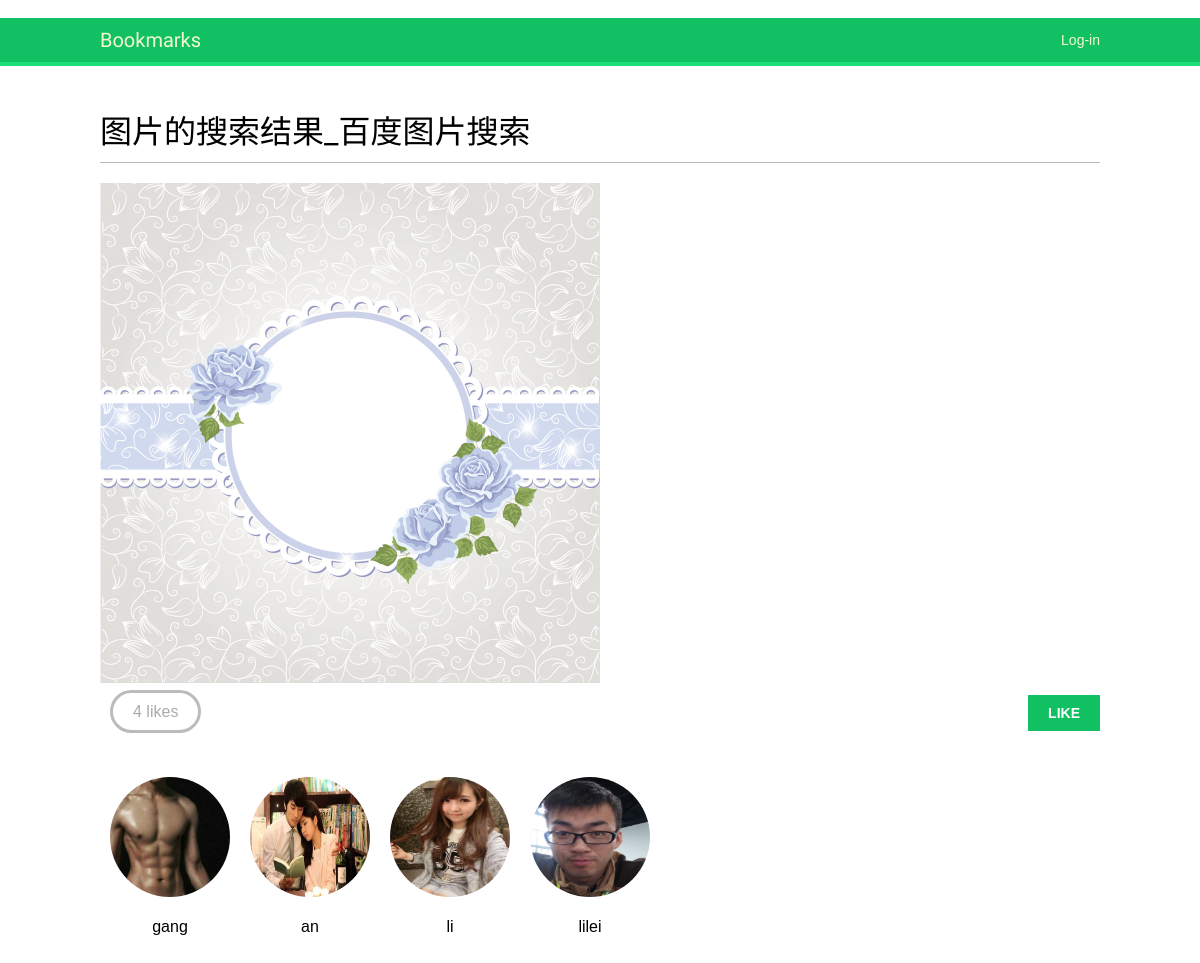
The page /images/detail/4/_/ on the database its author committed.
### images/models.py (models this page shows, shortened)
class Image(models.Model):
    user = models.ForeignKey(settings.AUTH_USER_MODEL,related_name='images_created')
    title = models.CharField(max_length=200)
    slug = models.SlugField(max_length=200,blank=True)
    url = models.URLField()
    image = models.ImageField(upload_to='images/%Y/%m/%d')
    description = models.TextField(blank=True)
    created = models.DateField(auto_now_add=True,db_index=True)
    user_like = models.ManyToManyField(settings.AUTH_USER_MODEL,
                                        related_name='images_liked',blank=True)

### account/models.py (models this page shows, shortened)
class Profile(models.Model):
    user = models.OneToOneField(settings.AUTH_USER_MODEL)
    date_of_birth = models.DateField(blank=True, null=True)
    photo = models.ImageField(upload_to='users/%Y/%m/%d', blank=True)

### images/views.py (the view)
# urls.py: url(r'^detail/(?P<id>\d+)/(?P<slug>[-\w]+)/$', views.image_detail, name='detail'),
def image_detail(request, id, slug):
    image = get_object_or_404(Image, id=id, slug=slug)
    return render(request, 'images/image/detail.html', {'section': 'images','image': image})

### images/templates/images/image/detail.html (shortened to what this page needs)
{% extends "base.html" %}
{% block content %}
    <h1>{{ image.title }}</h1>
    <a href="{{ image.image.url }}">
        <img src="{{ image.image.url }}"  height="500"/>
    </a>
    {% with total_likes=image.user_like.count users_like=image.user_like.all %}
    <div class="image-info">
        <div>
            <span class="count">
            <span class="total">{{ total_likes }}</span>
            like{{ total_likes|pluralize }}
            </span>
            <a href="{% url "images:like" %}" data-id="{{ image.id }}" data-action="{% if request.user in users_like %}un{% endif %}like" class="like button">
            {% if request.user not in users_like %}
                Like
            {% else %}
                Unlike
            {% endif %}
            </a>
        </div>
    </div>
    <div class="image-likes">
        {% for user in image.user_like.all %}
            <div>
                <img src="{{ user.profile.photo.url }}" />
                <p>{{ user.first_name }}</p>
            </div>
        {% empty %}
            Nobody likes this image yet.
        {% endfor %}
    </div>
    {% endwith %}
{% endblock %}

### account/static/css/base.css (style rules this page uses)
body { margin:0; padding:0; font-family:helvetica, sans-serif; }
p { line-height: 1.8; }
a { color:#12c064; text-decoration:none; }
h1, h2, h3, h4, h5 , h6 { font-family: 'Muli', sans-serif; font-weight:normal; }
h1 { border-bottom:1px solid #bbb; padding:0 0 10px 0; margin:10px 0 20px 0; }
input[type=submit], a.button { font-weight:bold; background:#12c064; color:#fff; padding:10px 20px; font-size:14px; text-transform:uppercase; }
.image-info div { padding:20px 0; overflow:auto; }
.count { color:#aaa; border:3px solid #bbb; border-radius:26px; padding:10px 20px; margin:20px 10px 0; }
a.like, a.follow { float:right; margin-top:-8px; }
.image-likes div { float:left; width:auto; padding:10px; text-align:center; }
.image-likes img { width:120px; height:120px; border-radius:50%; }

### rows shown on the page
Image: title "图片的搜索结果_百度图片搜索", image (picture)

### other values the page prints
{{ total_likes }} "4"
{{ user.first_name }} "gang"
{{ user.first_name }} "an"
{{ user.first_name }} "li"
{{ user.first_name }} "lilei"
